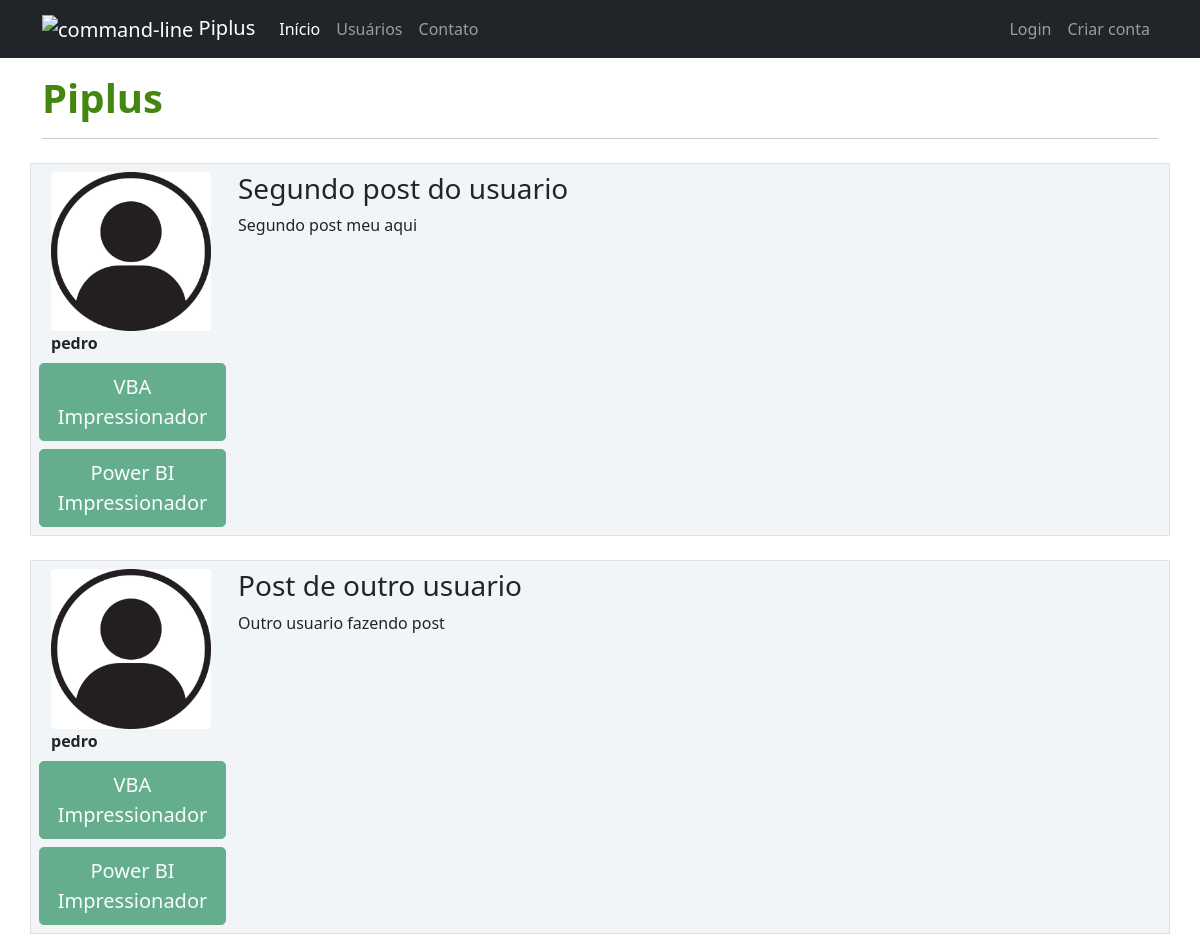
Before: / (upper part) with the older database file.
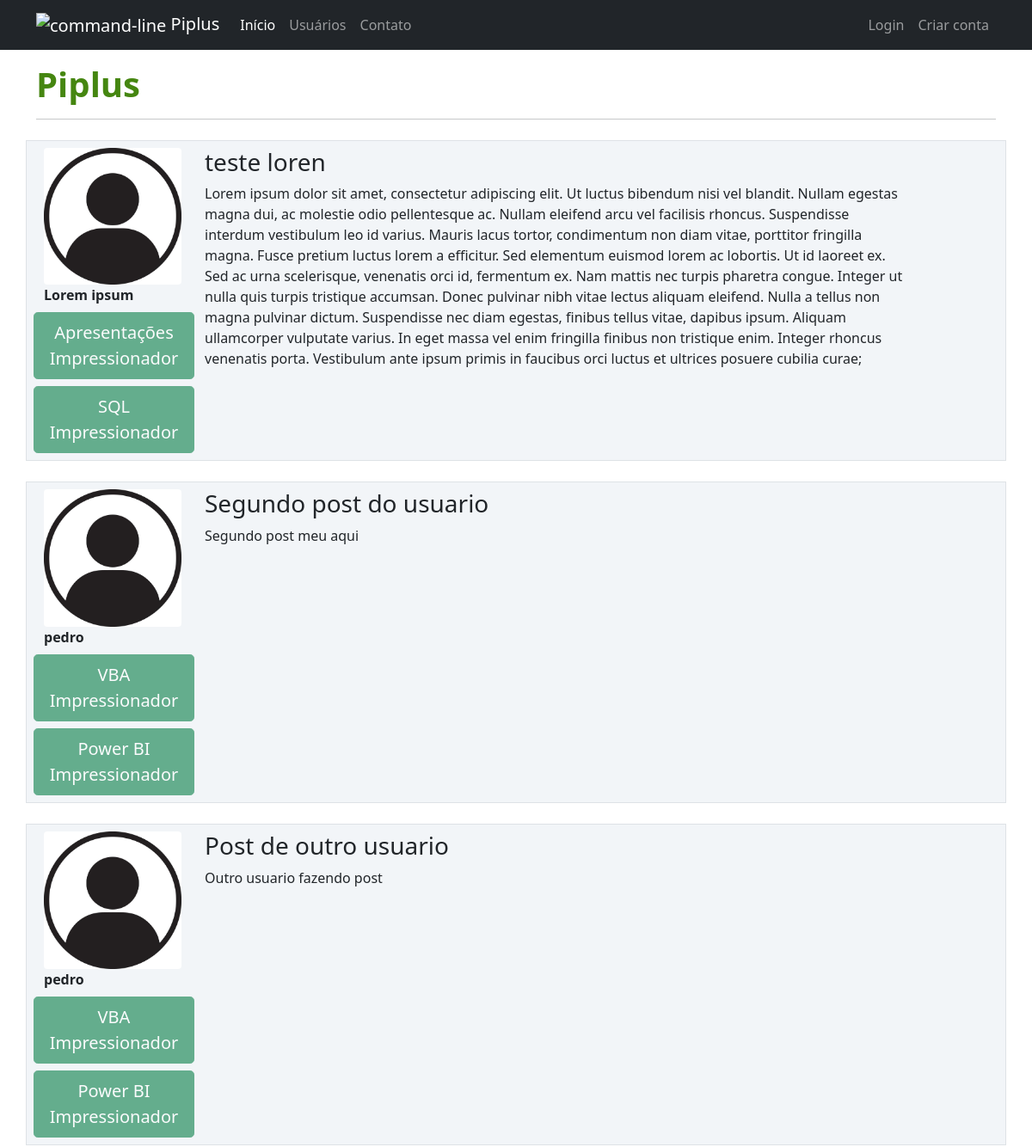
After: the same page with the newer database file.
### Piplus/models.py (models this page shows)
class Post(database.Model):
    id = database.Column(database.Integer, primary_key=True)
    titulo = database.Column(database.String, nullable=False)
    corpo = database.Column(database.Text, nullable=False)
    data_criacao = database.Column(database.DateTime, nullable=False, default=datetime.utcnow)
    id_usuario = database.Column(database.Integer, database.ForeignKey('usuario.id'), nullable=False)

class Usuario(database.Model, UserMixin):
    id = database.Column(database.Integer, primary_key=True)
    username = database.Column(database.String, nullable=False)
    email = database.Column(database.String, nullable=False, unique=True)
    senha = database.Column(database.String, nullable=False)
    foto_perfil = database.Column(database.String, default='default.jpg')
    posts = database.relationship('Post', backref='autor', lazy=True)
    cursos = database.Column(database.String, nullable=False, default='Não Informado')

### Piplus/routes.py (the view)
@app.route("/")
def home():
    posts = Post.query.order_by(Post.id.desc())
    return render_template('home.html', posts=posts)

### Piplus/templates/home.html
{% extends 'base.html' %}
{% block body %}
    <div class="container mt-3">
        <h1 style="color: rgb(69, 134, 16);"><strong>Piplus</strong></h1>
        <hr>
        {% for post in posts%}
            <div class="row border mt-4 p-2 postclass">
                <div class="col-2">
                    <div class="image pe-2">
                        <img src="{{ url_for("static", filename="fotos_perfil/{}".format(post.autor.foto_perfil)) }}" class="rounded" width="160" >
                    </div>
                    <strong>{{ post.autor.username }}</strong>
                    <div class="row justify-content-center">
                            {% for curso in post.autor.cursos.split(';') %}
                                <button type="button" class="btn btn-lg btn-success mt-2" disabled>{{ curso }}</button>
                            {% endfor %}
                    </div>
                </div>
                <div class="col-9">
                    <h3>{{ post.titulo }}</h3>
                    <p>{{ post.corpo }}</p>
                </div>
            </div>
        {% endfor %}
    </div>
{% endblock %}

Changed rows visible on the page:
added Post: foto_perfil (placeholder picture), autor.username "Lorem ipsum", curso "Apresentações Impressionador" "SQL Impressionador", titulo "teste loren", corpo "Lorem ipsum dolor sit amet, consectetur adipiscing elit. Ut luctus bibendum nisi vel blandit. Nullam egestas magna dui, ac molestie odio pellentesque ac. Nullam eleifend arcu vel facilisis rhoncus. Suspendisse interdum vestibulum leo id varius. Mauris lacus tortor, condimentum non diam vitae, porttitor fringilla magna. Fusce pretium luctus lorem a efficitur. Sed elementum euismod lorem ac lobortis. Ut id laoreet ex. Sed ac urna scelerisque, venenatis orci id, fermentum ex. Nam mattis nec turpis pharetra congue. Integer ut nulla quis turpis tristique accumsan. Donec pulvinar nibh vitae lectus aliquam eleifend. Nulla a tellus non magna pulvinar dictum. Suspendisse nec diam egestas, finibus…"
